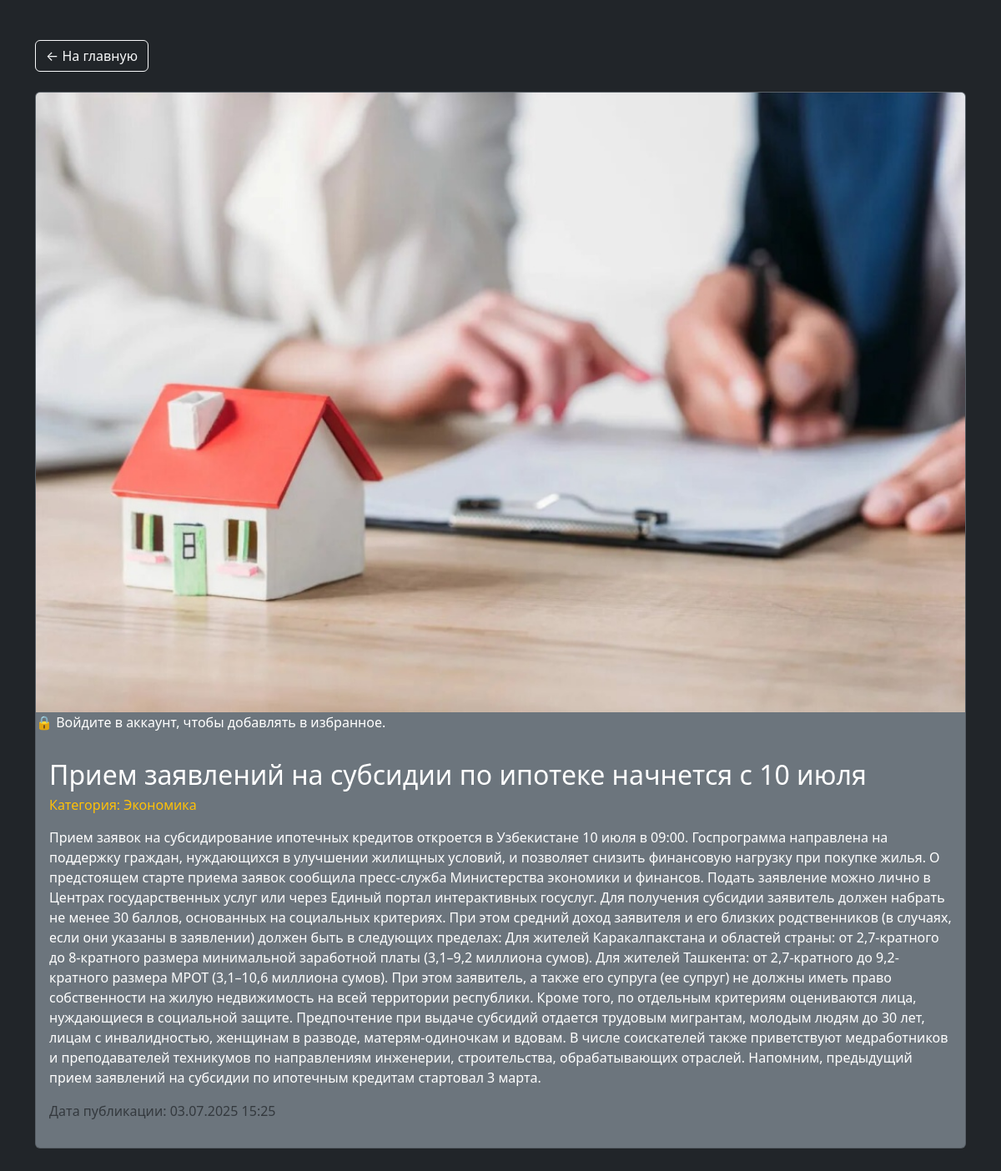
Screenshot of /news/2/ with the database file from the repository.
### index/models.py (models this page shows, shortened)
class News(models.Model):
    class Meta:
        verbose_name_plural = 'Новости'
    name = models.CharField(max_length=128)
    text = models.TextField()
    news_photo = models.ImageField(upload_to='media', null=True, blank=True)
    news_category = models.ForeignKey(NewsCategory,
                                 on_delete=models.CASCADE)
    added_date = models.DateTimeField(auto_now_add=True)

class NewsCategory(models.Model):
    class Meta:
        verbose_name_plural = 'Категории новостей'
    category_name = models.CharField(max_length= 16)
    added_date = models.DateTimeField(auto_now_add =True)

### index/views.py (the view)
# urls.py: path('news/<int:pk>/', views.news_page, name='news_page'),
def news_page(request, pk):
    news = News.objects.get(id=pk)
    is_favorite = False
    if request.user.is_authenticated:
        is_favorite = news.favorite_set.filter(user=request.user).exists()
    context = {
        'news': news,
        'is_favorite': is_favorite
    }
    return render(request, 'news.html', context)

### index/templates/news.html (shortened to what this page needs)
<!DOCTYPE html>
<html lang="ru">
<head>
    <link rel="stylesheet" href="https://cdn.jsdelivr.net/npm/bootstrap@5.3.3/dist/css/bootstrap.min.css">
</head>
<body class="bg-dark text-white">
<div class="container py-5">
    <a href="/" class="btn btn-outline-light mb-4">← На главную</a>
    <div class="card bg-secondary text-white">
        {% if news.news_photo %}
        <img src="{{ news.news_photo.url }}" class="card-img-top" alt="Фото новости" style="width: 50%, height:200 px; object-fit: cover;">
        {% endif %}
            {% if user.is_authenticated %}
                {% if is_favorite %}
                    <p>✅ Добавлено в избранное</p>
                {% else %}
                <form method="POST" action="{% url 'add_favorite' news.id %}">
                {% csrf_token %}
                    <button type="submit" class="btn btn-warning">Добавить в избранное</button>
                </form>
                {% endif %}
            {% else %}
                <p>🔒 Войдите в аккаунт, чтобы добавлять в избранное.</p>
            {% endif %}
        <div class="card-body">
            <h2 class="card-title">{{ news.name }}</h2>
            <h6 class="text-warning mb-3">
                Категория: {{ news.news_category.category_name }}
            </h6>
            <p class="card-text">{{ news.text }}</p>
            <p class="text-muted">
                Дата публикации: {{ news.added_date|date:"d.m.Y H:i" }}
            </p>
        </div>
    </div>
</div>
</body>
</html>

### rows the page displays
News: news_photo (picture), name "Прием заявлений на субсидии по ипотеке начнется с 10 июля", news_category.category_name "Экономика", text "Прием заявок на субсидирование ипотечных кредитов откроется в Узбекистане 10 июля в 09:00. Госпрограмма направлена на поддержку граждан, нуждающихся в улучшении жилищных условий, и позволяет снизить финансовую нагрузку при покупке жилья. О предстоящем старте приема заявок сообщила пресс-служба Министерства экономики и финансов. Подать заявление можно лично в Центрах государственных услуг или через Единый портал интерактивных госуслуг. Для получения субсидии заявитель должен набрать не менее 30 баллов, основанных на социальных критериях. При этом средний доход заявителя и его близких родственников (в случаях, если они указаны в заявлении) должен быть в следующих пределах: Для жителей…", added_date "03.07.2025 15:25"
